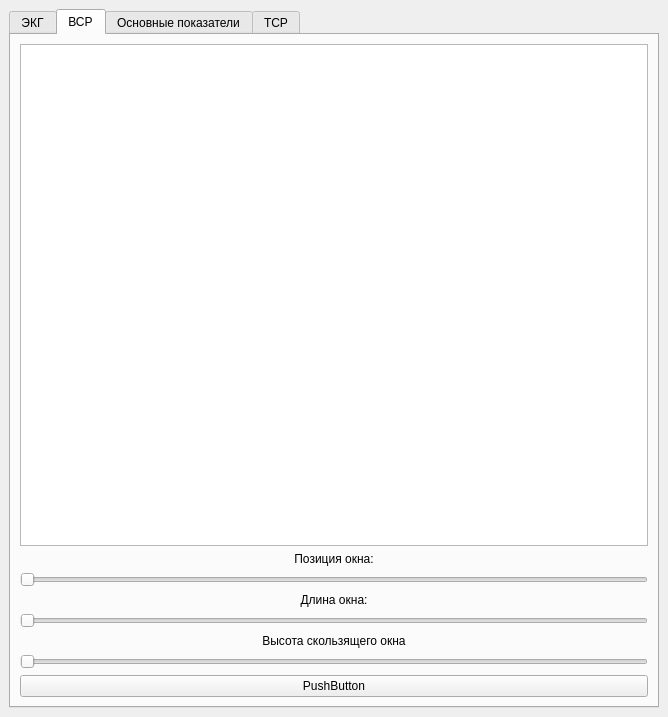
<?xml version="1.0" encoding="UTF-8"?>
<ui version="4.0">
 <class>MainWindow</class>
 <widget class="QMainWindow" name="MainWindow">
  <property name="geometry">
   <rect>
    <x>0</x>
    <y>0</y>
    <width>668</width>
    <height>708</height>
   </rect>
  </property>
  <property name="windowTitle">
   <string>MainWindow</string>
  </property>
  <widget class="QWidget" name="centralwidget">
   <property name="enabled">
    <bool>true</bool>
   </property>
   <property name="autoFillBackground">
    <bool>false</bool>
   </property>
   <layout class="QGridLayout" name="gridLayout_6">
    <item row="0" column="0">
     <widget class="QTabWidget" name="tabWidget">
      <property name="currentIndex">
       <number>1</number>
      </property>
      <widget class="QWidget" name="Tab">
       <attribute name="title">
        <string>ЭКГ</string>
       </attribute>
       <layout class="QGridLayout" name="gridLayout">
        <item row="0" column="0">
         <layout class="QGridLayout" name="gridLayout_2">
          <item row="2" column="1">
           <layout class="QVBoxLayout" name="verticalLayout">
            <item>
             <widget class="QLabel" name="label_13">
              <property name="text">
               <string>&lt;html&gt;&lt;head/&gt;&lt;body&gt;&lt;p align=&quot;center&quot;&gt;Позиций окна&lt;/p&gt;&lt;/body&gt;&lt;/html&gt;</string>
              </property>
             </widget>
            </item>
            <item>
             <widget class="QSlider" name="horizontalSlider_2">
              <property name="orientation">
               <enum>Qt::Horizontal</enum>
              </property>
             </widget>
            </item>
            <item>
             <widget class="QLabel" name="p2">
              <property name="text">
               <string>&lt;html&gt;&lt;head/&gt;&lt;body&gt;&lt;p align=&quot;center&quot;&gt; Длина окна:&lt;/p&gt;&lt;/body&gt;&lt;/html&gt;</string>
              </property>
             </widget>
            </item>
            <item>
             <widget class="QSlider" name="horizontalSlider">
              <property name="orientation">
               <enum>Qt::Horizontal</enum>
              </property>
             </widget>
            </item>
            <item>
             <widget class="QLabel" name="p3">
              <property name="text">
               <string>&lt;html&gt;&lt;head/&gt;&lt;body&gt;&lt;p align=&quot;center&quot;&gt; Высота скользящего окна&lt;/p&gt;&lt;/body&gt;&lt;/html&gt;</string>
              </property>
             </widget>
            </item>
            <item>
             <widget class="QSlider" name="horizontalSlider_3">
              <property name="orientation">
               <enum>Qt::Horizontal</enum>
              </property>
             </widget>
            </item>
           </layout>
          </item>
          <item row="0" column="1">
           <widget class="QGraphicsView" name="graphicsView">
            <property name="minimumSize">
             <size>
              <width>500</width>
              <height>500</height>
             </size>
            </property>
           </widget>
          </item>
         </layout>
        </item>
       </layout>
      </widget>
      <widget class="QWidget" name="tab_2">
       <attribute name="title">
        <string>ВСР</string>
       </attribute>
       <layout class="QGridLayout" name="gridLayout_3">
        <item row="0" column="0">
         <layout class="QGridLayout" name="gridLayout_4">
          <item row="0" column="1">
           <widget class="QGraphicsView" name="graphicsView_2">
            <property name="minimumSize">
             <size>
              <width>500</width>
              <height>500</height>
             </size>
            </property>
           </widget>
          </item>
          <item row="1" column="1">
           <layout class="QVBoxLayout" name="verticalLayout_2">
            <item>
             <widget class="QLabel" name="label_4">
              <property name="text">
               <string>&lt;html&gt;&lt;head/&gt;&lt;body&gt;&lt;p align=&quot;center&quot;&gt;Позиция окна:&lt;/p&gt;&lt;/body&gt;&lt;/html&gt;</string>
              </property>
             </widget>
            </item>
            <item>
             <widget class="QSlider" name="horizontalSlider_5">
              <property name="orientation">
               <enum>Qt::Horizontal</enum>
              </property>
             </widget>
            </item>
            <item>
             <widget class="QLabel" name="label_5">
              <property name="text">
               <string>&lt;html&gt;&lt;head/&gt;&lt;body&gt;&lt;p align=&quot;center&quot;&gt;                                                                                                                                                       Длина окна:&lt;/p&gt;&lt;/body&gt;&lt;/html&gt;</string>
              </property>
             </widget>
            </item>
            <item>
             <widget class="QSlider" name="horizontalSlider_4">
              <property name="orientation">
               <enum>Qt::Horizontal</enum>
              </property>
             </widget>
            </item>
            <item>
             <widget class="QLabel" name="label_6">
              <property name="text">
               <string>&lt;html&gt;&lt;head/&gt;&lt;body&gt;&lt;p align=&quot;center&quot;&gt;Высота скользящего окна&lt;/p&gt;&lt;/body&gt;&lt;/html&gt;</string>
              </property>
             </widget>
            </item>
            <item>
             <widget class="QSlider" name="horizontalSlider_6">
              <property name="orientation">
               <enum>Qt::Horizontal</enum>
              </property>
             </widget>
            </item>
            <item>
             <widget class="QPushButton" name="pushButton">
              <property name="text">
               <string>PushButton</string>
              </property>
             </widget>
            </item>
           </layout>
          </item>
         </layout>
        </item>
       </layout>
      </widget>
      <widget class="QWidget" name="tab_3">
       <attribute name="title">
        <string>Основные показатели</string>
       </attribute>
       <layout class="QGridLayout" name="gridLayout_5">
        <item row="0" column="1">
         <widget class="QWidget" name="widget_2" native="true">
          <property name="styleSheet">
           <string notr="true">background-color: rgb(255, 255, 255);</string>
          </property>
          <layout class="QGridLayout" name="gridLayout_7">
           <item row="3" column="0">
            <widget class="QLabel" name="label_7">
             <property name="sizePolicy">
              <sizepolicy hsizetype="Preferred" vsizetype="Fixed">
               <horstretch>0</horstretch>
               <verstretch>0</verstretch>
              </sizepolicy>
             </property>
             <property name="minimumSize">
              <size>
               <width>0</width>
               <height>70</height>
              </size>
             </property>
             <property name="text">
              <string>&lt;html&gt;&lt;head/&gt;&lt;body&gt;&lt;p&gt;&lt;span style=&quot; font-size:16pt; font-weight:600;&quot;&gt;Средний RR(с)&lt;/span&gt;&lt;/p&gt;&lt;/body&gt;&lt;/html&gt;</string>
             </property>
            </widget>
           </item>
           <item row="1" column="0">
            <widget class="QLabel" name="label_2">
             <property name="sizePolicy">
              <sizepolicy hsizetype="Preferred" vsizetype="Fixed">
               <horstretch>0</horstretch>
               <verstretch>0</verstretch>
              </sizepolicy>
             </property>
             <property name="minimumSize">
              <size>
               <width>0</width>
               <height>70</height>
              </size>
             </property>
             <property name="text">
              <string>&lt;html&gt;&lt;head/&gt;&lt;body&gt;&lt;p&gt;&lt;span style=&quot; font-size:16pt; font-weight:600;&quot;&gt;SDRR&lt;/span&gt;&lt;/p&gt;&lt;/body&gt;&lt;/html&gt;</string>
             </property>
            </widget>
           </item>
           <item row="2" column="0">
            <widget class="QLabel" name="label_3">
             <property name="sizePolicy">
              <sizepolicy hsizetype="Preferred" vsizetype="Fixed">
               <horstretch>0</horstretch>
               <verstretch>0</verstretch>
              </sizepolicy>
             </property>
             <property name="minimumSize">
              <size>
               <width>0</width>
               <height>70</height>
              </size>
             </property>
             <property name="text">
              <string>&lt;html&gt;&lt;head/&gt;&lt;body&gt;&lt;p&gt;&lt;span style=&quot; font-size:16pt; font-weight:600;&quot;&gt;RMSSD&lt;/span&gt;&lt;/p&gt;&lt;/body&gt;&lt;/html&gt;</string>
             </property>
            </widget>
           </item>
           <item row="0" column="0">
            <widget class="QLabel" name="label">
             <property name="sizePolicy">
              <sizepolicy hsizetype="Preferred" vsizetype="Fixed">
               <horstretch>0</horstretch>
               <verstretch>0</verstretch>
              </sizepolicy>
             </property>
             <property name="minimumSize">
              <size>
               <width>0</width>
               <height>70</height>
              </size>
             </property>
             <property name="toolTip">
              <string>&lt;html&gt;&lt;head/&gt;&lt;body&gt;&lt;p align=&quot;center&quot;&gt;&lt;br/&gt;&lt;/p&gt;&lt;/body&gt;&lt;/html&gt;</string>
             </property>
             <property name="text">
              <string>&lt;html&gt;&lt;head/&gt;&lt;body&gt;&lt;p&gt;&lt;span style=&quot; font-size:16pt; font-weight:600;&quot;&gt;ЧСС&lt;/span&gt;&lt;/p&gt;&lt;/body&gt;&lt;/html&gt;</string>
             </property>
            </widget>
           </item>
           <item row="4" column="0">
            <widget class="QLabel" name="label_8">
             <property name="sizePolicy">
              <sizepolicy hsizetype="Preferred" vsizetype="Fixed">
               <horstretch>0</horstretch>
               <verstretch>0</verstretch>
              </sizepolicy>
             </property>
             <property name="minimumSize">
              <size>
               <width>0</width>
               <height>70</height>
              </size>
             </property>
             <property name="text">
              <string>&lt;html&gt;&lt;head/&gt;&lt;body&gt;&lt;p&gt;&lt;span style=&quot; font-size:16pt; font-weight:600;&quot;&gt;Средний QRS(с)&lt;/span&gt;&lt;/p&gt;&lt;/body&gt;&lt;/html&gt;</string>
             </property>
            </widget>
           </item>
          </layout>
         </widget>
        </item>
       </layout>
      </widget>
      <widget class="QWidget" name="tab_4">
       <attribute name="title">
        <string>ТСР</string>
       </attribute>
       <layout class="QGridLayout" name="gridLayout_8">
        <item row="0" column="0">
         <widget class="QWidget" name="widget" native="true">
          <property name="styleSheet">
           <string notr="true">background-color: rgb(255, 255, 255);</string>
          </property>
          <layout class="QGridLayout" name="gridLayout_9">
           <item row="1" column="0">
            <widget class="QLabel" name="label_10">
             <property name="sizePolicy">
              <sizepolicy hsizetype="Preferred" vsizetype="Fixed">
               <horstretch>0</horstretch>
               <verstretch>0</verstretch>
              </sizepolicy>
             </property>
             <property name="minimumSize">
              <size>
               <width>0</width>
               <height>70</height>
              </size>
             </property>
             <property name="text">
              <string>&lt;html&gt;&lt;head/&gt;&lt;body&gt;&lt;p&gt;&lt;span style=&quot; font-size:14pt; font-weight:600;&quot;&gt;Средний TO&lt;/span&gt;&lt;/p&gt;&lt;/body&gt;&lt;/html&gt;</string>
             </property>
            </widget>
           </item>
           <item row="2" column="0">
            <widget class="QLabel" name="label_11">
             <property name="sizePolicy">
              <sizepolicy hsizetype="Preferred" vsizetype="Fixed">
               <horstretch>0</horstretch>
               <verstretch>0</verstretch>
              </sizepolicy>
             </property>
             <property name="minimumSize">
              <size>
               <width>0</width>
               <height>70</height>
              </size>
             </property>
             <property name="text">
              <string>&lt;html&gt;&lt;head/&gt;&lt;body&gt;&lt;p&gt;&lt;span style=&quot; font-size:14pt; font-weight:600;&quot;&gt;Количество ЖЭ&lt;/span&gt;&lt;/p&gt;&lt;/body&gt;&lt;/html&gt;</string>
             </property>
            </widget>
           </item>
           <item row="0" column="0">
            <widget class="QLabel" name="label_9">
             <property name="sizePolicy">
              <sizepolicy hsizetype="Preferred" vsizetype="Fixed">
               <horstretch>0</horstretch>
               <verstretch>0</verstretch>
              </sizepolicy>
             </property>
             <property name="minimumSize">
              <size>
               <width>0</width>
               <height>70</height>
              </size>
             </property>
             <property name="text">
              <string>&lt;html&gt;&lt;head/&gt;&lt;body&gt;&lt;p&gt;&lt;span style=&quot; font-size:14pt; font-weight:600;&quot;&gt;Средний TS&lt;/span&gt;&lt;/p&gt;&lt;/body&gt;&lt;/html&gt;</string>
             </property>
            </widget>
           </item>
           <item row="3" column="0">
            <widget class="QLabel" name="label_12">
             <property name="sizePolicy">
              <sizepolicy hsizetype="Preferred" vsizetype="Fixed">
               <horstretch>0</horstretch>
               <verstretch>0</verstretch>
              </sizepolicy>
             </property>
             <property name="minimumSize">
              <size>
               <width>0</width>
               <height>70</height>
              </size>
             </property>
             <property name="text">
              <string>&lt;html&gt;&lt;head/&gt;&lt;body&gt;&lt;p&gt;&lt;span style=&quot; font-size:14pt; font-weight:600;&quot;&gt;Итог&lt;/span&gt;&lt;/p&gt;&lt;/body&gt;&lt;/html&gt;</string>
             </property>
            </widget>
           </item>
          </layout>
         </widget>
        </item>
       </layout>
      </widget>
     </widget>
    </item>
   </layout>
  </widget>
 </widget>
 <resources/>
 <connections/>
</ui>
